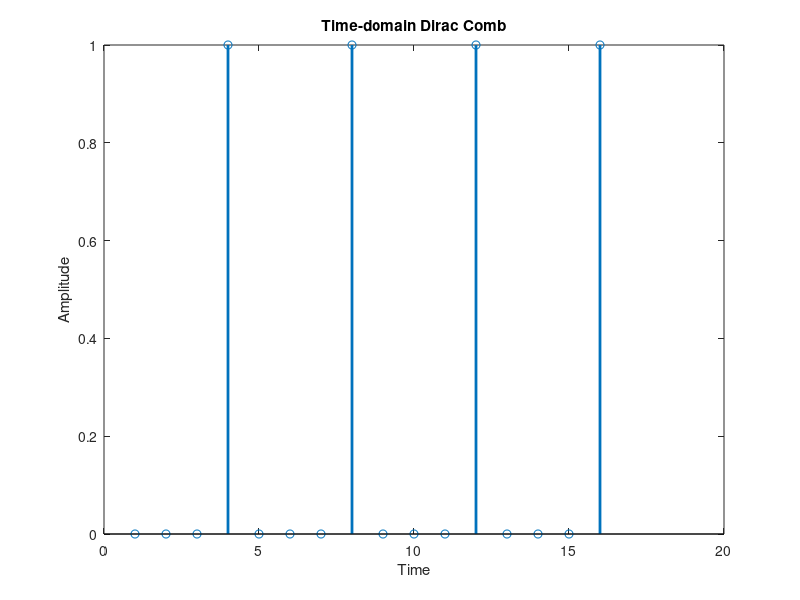
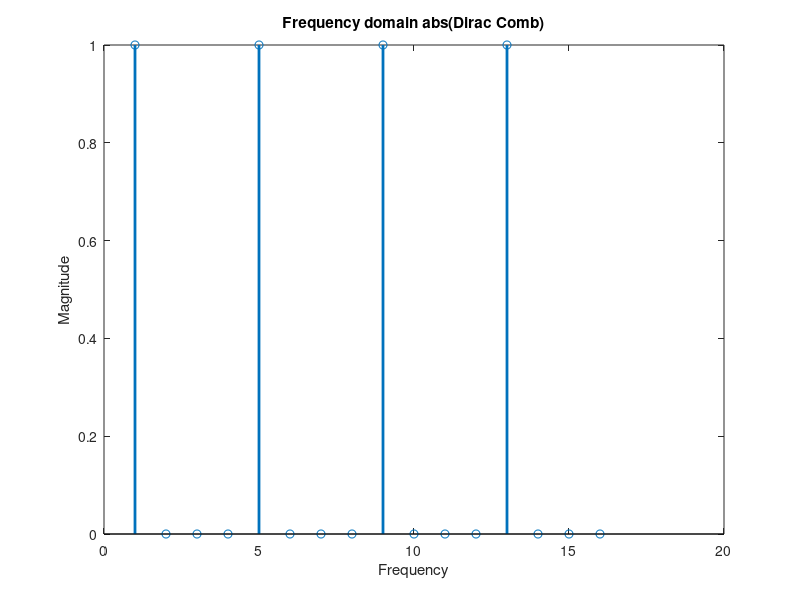

Recreate these plots in MATLAB, in order.

% -------------------------------------------	
% Sifat Invarian Sisir Dirac (Dirac Comb)
% terhadap Transformasi Fourier
% -------------------------------------------	
%	 clear; clc;
N=16; s=zeros(N,1); 
sqrt_N = round(sqrt(N)); 
maxIdx = floor(N/sqrt_N);
for m=1:maxIdx; s(m*sqrt_N) =1; end 
figure(1);stem(s,'LineWidth',2);
title('Time-domain Dirac Comb'); 
xlabel('Time');ylabel('Amplitude');
%Dirac Comb in Frequency Domain 
S=fft(s)/sqrt(N);
figure(2);stem(abs(S),'LineWidth',2);
title('Frequency domain abs(Dirac Comb)') 
xlabel('Frequency');ylabel('Magnitude');
